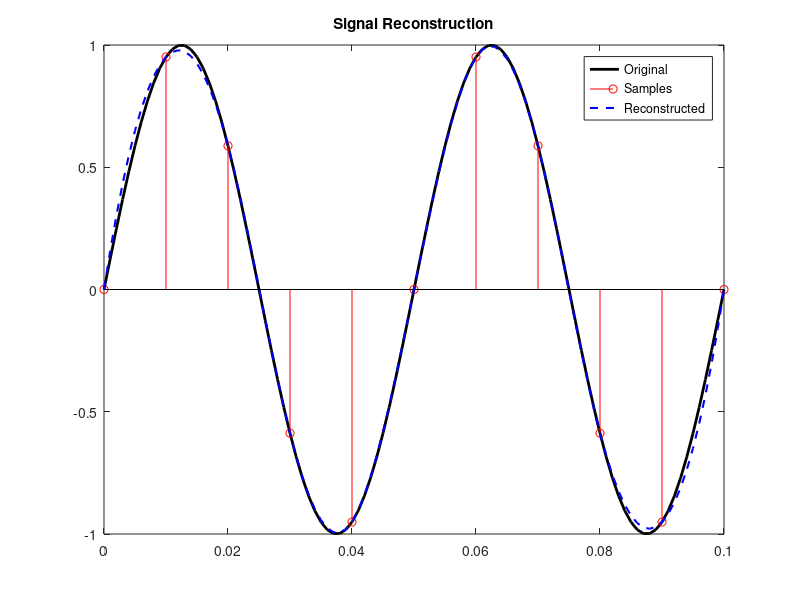

Write MATLAB code to recreate this figure.
t = 0:0.001:0.1; 
f = 20; 
x_orig = sin(2*pi*f*t);

fs = 100; 
ts = 0:1/fs:0.1; 
x_samp = sin(2*pi*f*ts);
x_recon = interp1(ts, x_samp, t, 'spline');

plot(t, x_orig, 'k', 'LineWidth', 2); 
hold on;
stem(ts, x_samp, 'r');
plot(t, x_recon, 'b--', 'LineWidth', 1.5);
title('Signal Reconstruction'); 
legend('Original', 'Samples', 'Reconstructed');
